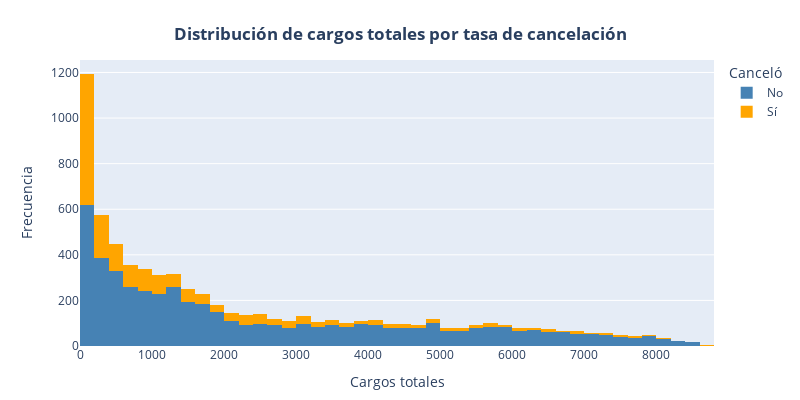

The notebook cell saved with this chart:
### Code cell
# Distribución de cargos totales por tasa de cancelación
fig = px.histogram(full_data, 
                   x='total_charges',
                   nbins=80,
                   color='churn', 
                   labels={'total_charges': 'Cargos totales', 'churn': 'Canceló'},
                   width=800,
                   height=400,
                   color_discrete_map={1: 'orange', 0: 'steelblue'})
fig.for_each_trace(lambda x: x.update(name='Sí' if x.name == '1' else 'No'))
fig.update_layout(
    xaxis_title='Cargos totales', 
    yaxis_title='Frecuencia',
    title={'text': '<b>Distribución de cargos totales por tasa de cancelación</b>', 'x': 0.5, 'y': 0.93},
    barmode='stack',
    margin=dict(b=20))
fig.show()

### Figure 1 — Plotly figure (JSON) as saved in the notebook; plotly's stock layout.template omitted (floating-point values rounded to 4 significant figures; data arrays with more than 128 entries replaced by an {"elided": "..."} marker saying what was removed)
{"data": [{"bingroup": "x", "hovertemplate": "Canceló=0<br>Cargos totales=%{x}<br>count=%{y}<extra></extra>", "legendgroup": "0", "marker": {"color": "steelblue", "pattern": {"shape": ""}}, "name": "No", "nbinsx": 80, "orientation": "v", "showlegend": true, "type": "histogram", "x": {"elided": "5174 float values"}, "xaxis": "x", "yaxis": "y"}, {"bingroup": "x", "hovertemplate": "Canceló=1<br>Cargos totales=%{x}<br>count=%{y}<extra></extra>", "legendgroup": "1", "marker": {"color": "orange", "pattern": {"shape": ""}}, "name": "Sí", "nbinsx": 80, "orientation": "v", "showlegend": true, "type": "histogram", "x": {"elided": "1869 float values"}, "xaxis": "x", "yaxis": "y"}], "layout": {"barmode": "stack", "height": 400, "legend": {"title": {"text": "Canceló"}, "tracegroupgap": 0}, "margin": {"b": 20, "t": 60}, "title": {"text": "<b>Distribución de cargos totales por tasa de cancelación</b>", "x": 0.5, "y": 0.93}, "width": 800, "xaxis": {"anchor": "y", "domain": [0, 1], "title": {"text": "Cargos totales"}}, "yaxis": {"anchor": "x", "domain": [0, 1], "title": {"text": "Frecuencia"}}}}
